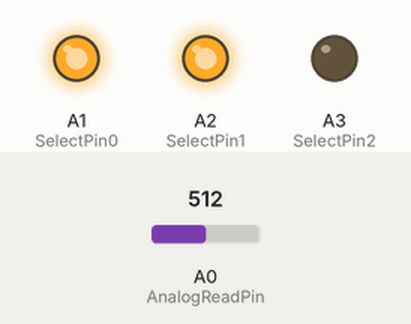
A sketch run on a simulated Arduino Uno, built with avr-gcc and run on an emulated ATmega328P. On the bench: output pins drawn as LEDs (lit = HIGH). Inputs (shaded band) come from the test bench; at power-on: A0 (AnalogReadPin) = 512. What the sketch prints to the serial monitor is not drawn.

Above: at 0.1 s.
Timing chart, 0 to 1.6 s (numbered marks = the images above):
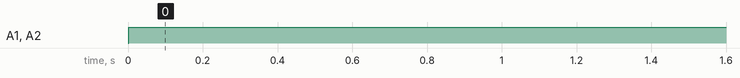

Measured:
- by itself, A1 (SelectPin0), A2 (SelectPin1): LOW → HIGH at 0.00 s

The sketch:

DemuxerAnalogRead.ino
```cpp
/*

Reading multiple analog input through a 4051 mux/demux

*/

const int AnalogReadPin = A0;// common analog read pin

const int SelectPin0 = A1;//2;
const int SelectPin1 = A2;//3;
const int SelectPin2 = A3;//4;

void setup()
{
  pinMode(AnalogReadPin, INPUT);

  pinMode(SelectPin0, OUTPUT);
  pinMode(SelectPin1, OUTPUT);
  pinMode(SelectPin2, OUTPUT);

  Serial.begin(115200);

  Serial.println("Starting....");
}

int AnalogRead(int Input)
{

  // select input
  digitalWrite(SelectPin0, (Input&0x01) ? HIGH : LOW);
  digitalWrite(SelectPin1, (Input&0x02) ? HIGH : LOW);
  digitalWrite(SelectPin2, (Input&0x04) ? HIGH : LOW);

  int Value = analogRead(AnalogReadPin);
  return Value;
}

void loop()
{
   Serial.println("Measuring...");

   for(int Input = 0; Input<4; ++Input)
   {
     int Value = AnalogRead(Input);
     Serial.print(Input);
     Serial.print(" : ");
     Serial.println(Value);

//     delay(100);
   }

  delay(1000);
}
```
